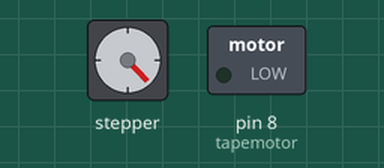
Bench run of a sketch on a simulated Arduino Uno, built with avr-gcc and run on an emulated ATmega328P. Shown: stepper motor, switched loads named in the sketch (green lamp = pin HIGH). Wiring (inferred from the names in the program): stepper motor driver (200 steps per turn assumed): step pin 2; direction pin 3. Pins used as bus, display or sensor lines are not drawn.

Above: at 0.4 s.
At 3.4 s:
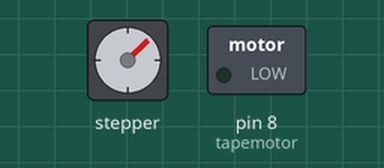
At 6.7 s:
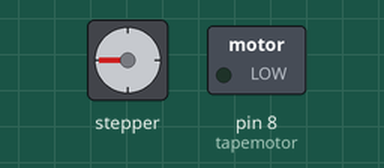
At 12.9 s:
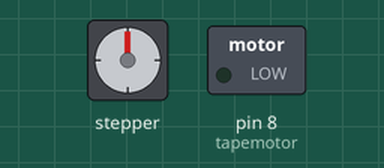
Timing chart, 0 to 14.4 s (numbered marks = the images above):
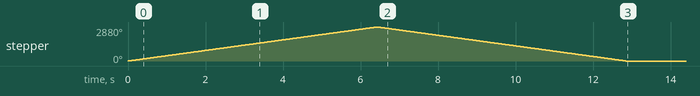

The sketch:

Final_Almost_1.ino
```cpp
int rackstep = 2;
int rackdir = 3;

int tapemotor = 8;

int UR5button = 13;

void raiseRack() {
  digitalWrite(rackdir,HIGH);
  for (int x=0; x<1600; x++) {
    digitalWrite(rackstep, HIGH);
    delay(2);
    digitalWrite(rackstep,LOW);
    delay(2);
  }
}

void lowerRack() {
  digitalWrite(rackdir,LOW);
  for (int x=0; x<1600; x++) {
    digitalWrite(rackstep, HIGH);
    delay(2);
    digitalWrite(rackstep,LOW);
    delay(2);
  }
}

void turntape(int delaytime) {
  digitalWrite(tapemotor,HIGH);
  delay(delaytime);
  digitalWrite(tapemotor,LOW);
}

void setup() {
  // put your setup code here, to run once:
  pinMode(rackstep, OUTPUT);
  pinMode(rackdir, OUTPUT);
  digitalWrite(rackstep, LOW);
  digitalWrite(rackdir, LOW);

  pinMode(tapemotor, OUTPUT);
  digitalWrite(tapemotor, LOW);

  pinMode(UR5button, INPUT);

  raiseRack();
  lowerRack();
//  turntape(1000);
  Serial.begin(9600);
}

void loop() {
  // put your main code here, to run repeatedly:
  if (digitalRead(UR5button == HIGH)) {
    Serial.println("hello");
  }
}
```
